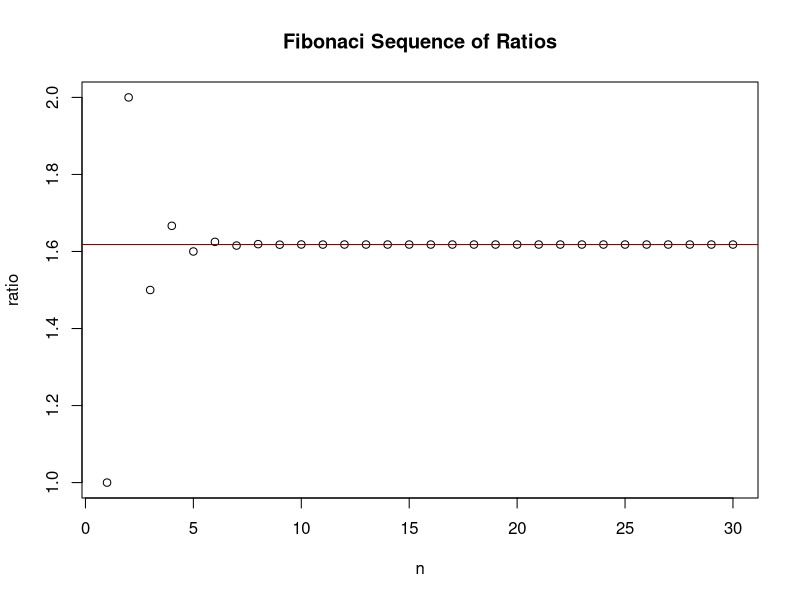
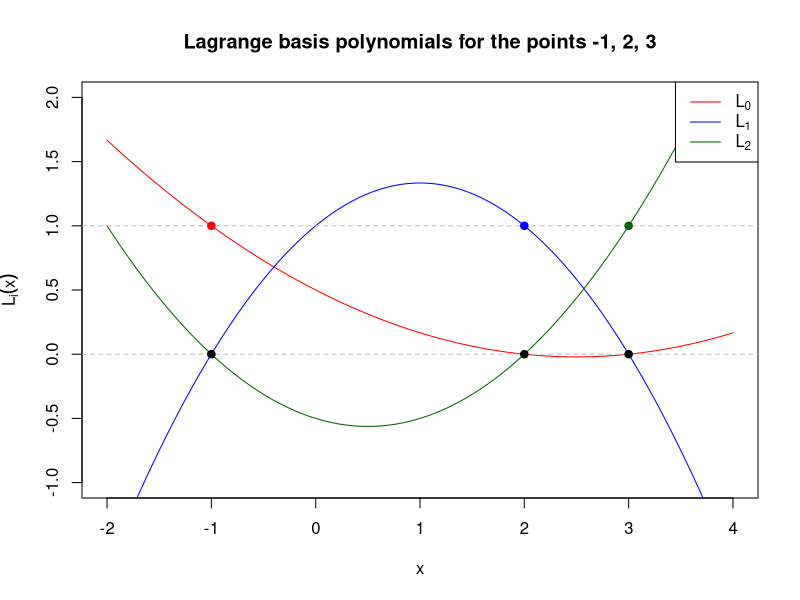
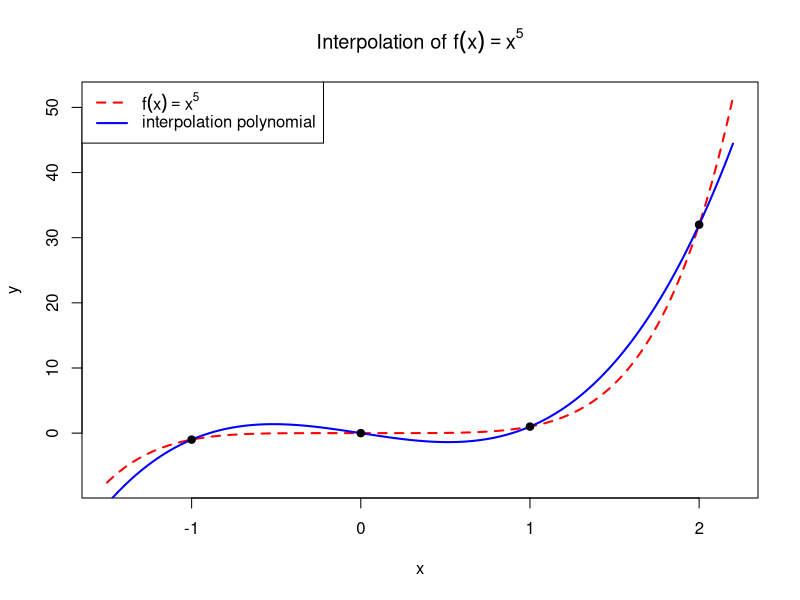
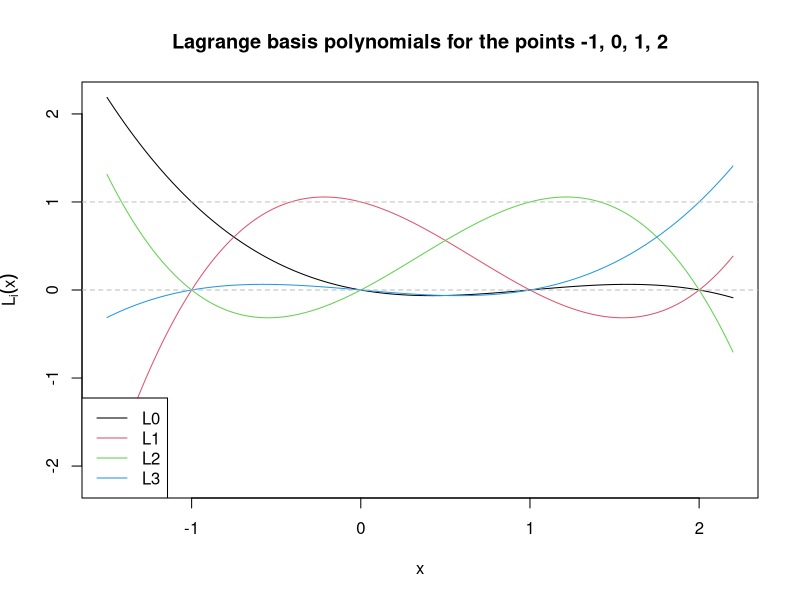

Reproduce these figures in R, in order.
## ---- chunk 1
count_chars_in_table_in <- function(x, table) {
  # split every element of x into its individual chars
  # strsplit returns a list: one vector of chars per element of x
  x_split <- strsplit(x, split = NULL)

  # empty vector for the results, one count per element of x
  counts <- integer(length(x))

  # go through the elements of x one by one
  for (i in seq_along(x_split)) {
    # chars of the i-th element
    chars <- x_split[[i]]
    # check which chars are in table; logical output
    chars_in_table <- chars %in% table
    # count the number of chars in table
    counts[i] <- sum(chars_in_table)
  }

  return(counts)
}

count_chars_in_table_in("Wien", letters[1:13])

count_chars_in_table_in(c("Wien", "Graz", "QFin"), letters[1:13])
## ---- chunk 2
count_chars_in_table_match <- function(x, table) {
  # split every element of x into its individual chars
  # strsplit returns a list: one vector of chars per element of x
  x_split <- strsplit(x, split = NULL)

  # empty vector for the results, one count per element of x
  counts <- integer(length(x))

  # go through the elements of x one by one
  for (i in seq_along(x_split)) {
    # chars of the i-th element
    chars <- x_split[[i]]
    # match gives the position in table, or 0 if not found; > 0 gives logicals
    chars_in_table <- match(chars, table, nomatch = 0) > 0
    # count the number of chars in table
    counts[i] <- sum(chars_in_table)
  }

  return(counts)
}

count_chars_in_table_match("Wien", letters[1:13])

count_chars_in_table_match(c("Wien", "Graz", "QFin"), letters[1:13])
## ---- chunk 3
# Define a function named count_uppercase that takes a character vector 'x' as input
count_uppercase <- function(x) {
  
  # Check if the input 'x' is actually a character vector
  # This is good practice to ensure the function works as expected
  if (!is.character(x)) {
    warning("Input 'x' is not a character vector. Coercing to character.")
    x <- as.character(x) # Coerce to character if it's not
  }
  
  # Use gregexpr to find all matches of uppercase letters (A-Z) in each element of x
  # The pattern "[A-Z]" regular expression matches any single uppercase English letter.
  # gregexpr returns a list of integer vectors indicating the starting positions of matches.
  # If no match is found, it returns -1.
  match_info <- gregexpr("[A-Z]", x)
  
  # The sapply function applies a function to each element of a list or vector and 
  # simplifies the result. Here we apply a custom function to each element of 'match_info'.
  counts <- sapply(match_info, function(match_vector) {
    
    # If the first element of match_vector is -1, it means no match was found.
    # The attribute "match.length" will also be -1 in this case.
    if (match_vector[1] == -1) {
      return(0) # Return 0 because there are no uppercase letters
    } else {
      # If matches were found, the length of the match_vector is the number of matches.
      return(length(match_vector)) 
    }
  })
  
  return(counts)
}

# --- Examples to test the function ---


count_uppercase(c("Hallo", "Toll", "Sehr GUT"))
## ---- chunk 4
strrev <- function(s) {
  chars <- strsplit(s, NULL) # list: one vector of single characters per string
  vapply(chars, function(ch) paste(rev(ch), collapse = ""), character(1))
}

strrev("ABC")
strrev(c("R", "QFin"))
strrev("") # the empty string stays empty
strrev(strrev("ABC")) # reversing twice gives the original
strrev("racecar") # a palindrome
strrev("naïve") # special characters work
## ---- chunk 5
count_words <- function(char_vec) {
  split_list <- strsplit(char_vec, "\\s+")#cut every element at white space
  #in every vector count the pieces which are not empty
  word_counts <- lapply(split_list, function(p) length(p[p != ""])) 
  unlist(word_counts) #list to normal vector
}

x <- c("Quantitative Finance", "  one   two  three ", " ", "", "Wien", "Computing")
count_words(x)

## ---- chunk 6
answer <- 0; for (j in 1:5) answer <- answer + j
answer
## ---- chunk 7
answer <- NULL; for (j in 1:5) answer <- c(answer, j)
answer
## ---- chunk 8
answer <- 0; for (j in 1:5) answer <- c(answer, j)
answer
## ---- chunk 9
answer <- 1; for (j in 1:5) answer <- answer * j
answer
## ---- chunk 10
answer <- 3
for (j in 1:15) answer <- c(answer, (7 * answer[j]) %% 31)
answer
## ---- chunk 11
cfrac <- function(seq) {
  if (length(seq) == 1) return(seq)          # base case - single integer

  # remove the first element and call the function on the remaining elements
  seq[1] + 1 / Recall(seq[-1])
}

pi_terms <- c(3, 7, 15, 1, 292, 1, 1, 1, 2, 1, 3, 1, 14, 2, 1, 1)

for (n in 1:length(pi_terms)) {
  approx <- cfrac(pi_terms[1:n])
  cat("n =", n - 1, "Approx = ", approx, "Error =", abs(approx-pi), "\n")
}
## ---- chunk 12
# Function to compute the rational representation (numerator and denominator) 
# of a continued fraction given as a vector of coefficients
continued_fraction <- function(a) {
  # Initialize the variables for the recurrence relation.
  # h represents numerators, k represents denominators.
  # We use numeric (double) instead of integer to avoid overflow for larger numbers.
  h_prev2 <- 0
  h_prev1 <- 1
  k_prev2 <- 1
  k_prev1 <- 0
  
  # Vectors to store the convergents (approximations) at each step
  numerators <- numeric(length(a))
  denominators <- numeric(length(a))
  
  # Iterate through the coefficients to calculate numerators and denominators
  for (i in seq_along(a)) {
    # Calculate current numerator and denominator using the recurrence formula:
    # h_i = a_i * h_{i-1} + h_{i-2}
    # k_i = a_i * k_{i-1} + k_{i-2}
    h_curr <- a[i] * h_prev1 + h_prev2
    k_curr <- a[i] * k_prev1 + k_prev2
    
    # Store the current numerator and denominator
    numerators[i] <- h_curr
    denominators[i] <- k_curr
    
    # Update previous values for the next iteration
    h_prev2 <- h_prev1
    h_prev1 <- h_curr
    k_prev2 <- k_prev1
    k_prev1 <- k_curr
  }
  
  # Return a data frame containing all intermediate rational approximations
  return(data.frame(
    term = a,
    numerator = numerators,
    denominator = denominators,
    approximation = numerators / denominators
  ))
}

# --- Testing the function with the continued fraction of Pi ---

# The sequence given in the task is (3, 7, 15, 1, 292)
pi_expansion <- c(3, 7, 15, 1, 292)

# Calculate the rational approximations
pi_approximations <- continued_fraction(pi_expansion)

# Print the resulting convergents
print(pi_approximations)
## ---- chunk 13
gcfrac <- function(a, b) {
  n <- length(b) # a has n + 1 entries: a_0, ..., a_n
  value <- a[n + 1] # innermost value a_n
  for (i in seq_len(n)) {
    # i = 1: a_(n-1) + b_n / a_n, i = 2: a_(n-2) + b_(n-1) / (...), ...
    value <- a[n + 1 - i] + b[n + 1 - i] / value
  }
  return(value)
}

# example: 1 + 4 / (2 + 5 / 3)
gcfrac(c(1, 2, 3), c(4, 5))
1 + 4 / (2 + 5 / 3)

# n = 0: only a_0 is left
gcfrac(5, numeric(0))

# sqrt(2) = 1 + 1/(2 + 1/(2 + ...))
gcfrac(c(1, rep(2, 30)), rep(1, 30))
sqrt(2)
## ---- chunk 14
tan_cf <- function(x, k) {
  a <- c(0, seq(1, by = 2, length.out = k)) # 0, 1, 3, ..., 2k - 1
  vapply(x, function(xi) gcfrac(a, c(xi, rep(-xi^2, k - 1))), numeric(1))
}

# x = pi / 4 and k = 5
print(tan_cf(pi / 4, 5), digits = 12)
tan(pi / 4)
abs(tan_cf(pi / 4, 5) - tan(pi / 4))

# check: the continued fraction with 5 terms written out by hand
x <- pi / 4
print(x / (1 - x^2 / (3 - x^2 / (5 - x^2 / (7 - x^2 / 9)))), digits = 12)
## ---- chunk 15
# how fast does the approximation converge? (x = pi / 4)
k <- 1:8
approximation <- vapply(k, function(k) tan_cf(pi / 4, k), numeric(1))
print(data.frame(k = k, approximation = approximation,
                 error = abs(approximation - 1)), digits = 12)
## ---- chunk 16
factorize <- function(n) {
  primes <- c() #empty vector for the prime factors
  d <- 2
  #go on while there is something to divide
  while (n > 1) {
    while (n %% d == 0) {   #divide by d as long as it fits and save d every time
      primes <- c(primes, d)
      n <- n / d
    }
    d <- d + 1
    if (d * d > n && n > 1) { #if d*d > n, then n itself is the last prime
      primes <- c(primes, n)
      break
    }
  }
  primes
}

factorize(120)

## ---- chunk 17
is_prime <- function(n) {
  if (n < 2) return(FALSE)
  if (n < 4) return(TRUE)   # 2 and 3
  for (k in 2:floor(sqrt(n))) {
    if (n %% k == 0) return(FALSE)
  }
  TRUE
}

sapply(1:10, is_prime)
## ---- chunk 18
twin_primes <- function(limit = 1000) {
  x <- 1:(limit - 3)
  is_twin <- sapply(x, is_prime) & sapply(x + 2, is_prime)
  lapply(x[is_twin], function(p) c(p, p + 2))
}

twins <- twin_primes()
length(twins)
head(twins, 5)
tail(twins, 3)
## ---- chunk 19
fibonacci <- function(n) {
  # hardcode the first 2 fibonacci numbers
  if(n == 0) return(0)
  if(n %in% c(1,2)) return(1)

  # use recursion to find the n-th fibonacci number
  return(Recall(n-1) + Recall(n-2))
}

fibonacci_seq <- sapply(2:31, fibonacci) / sapply(1:30, fibonacci)

golden_ratio  <- (1+sqrt(5))/2

# plot results
plot(1:30, fibonacci_seq,
     main = "Fibonaci Sequence of Ratios",
     xlab = "n", ylab = "ratio")
abline(h = golden_ratio, col = "darkred")
## ---- chunk 20
# Define a function to generate and count Fibonacci numbers up to a maximum value
count_fibonacci_up_to <- function(max_val) {
  
  # Initialize the sequence with the first two standard Fibonacci numbers
  # F_1 = 1, F_2 = 1
  fib_sequence <- c(1, 1)
  
  # Start an infinite loop that we will manually break when the limit is reached
  while (TRUE) {
    
    # Calculate the next Fibonacci number by summing the last two numbers in the sequence
    # length(fib_sequence) points to the very last element
    # length(fib_sequence) - 1 points to the second-to-last element
    current_length <- length(fib_sequence)
    next_fib <- fib_sequence[current_length] + fib_sequence[current_length - 1]
    
    # Check if the newly calculated number is strictly less than our maximum value
    if (next_fib < max_val) {
      # If it is smaller, append it to the end of our sequence vector
      fib_sequence <- c(fib_sequence, next_fib)
    } else {
      # If it is equal to or greater than the maximum, stop generating numbers
      break 
    }
  }
  
  # Calculate the number of distinct values
  # The unique() function removes duplicate entries (like the starting 1, 1)
  distinct_fibs <- unique(fib_sequence)
  
  # Return a list containing the total count, distinct count, and the sequence itself
  return(list(
    total_count = length(fib_sequence),
    distinct_count = length(distinct_fibs),
    sequence = fib_sequence
  ))
}

# --- Execute the function ---

# Set our upper limit to 1,000,000
threshold <- 1000000

# Call the function and store the result
result <- count_fibonacci_up_to(threshold)

# Print the results to the console using cat() for formatted text
cat("Total standard Fibonacci numbers (starting 1, 1) less than", threshold, "is:", result$total_count, "\n")
cat("Total DISTINCT positive Fibonacci numbers less than", threshold, "is:", result$distinct_count, "\n\n")

# Print the full generated sequence to verify
print("The generated sequence:")
print(result$sequence)
## ---- chunk 21
T_pq <- function(x, p, q) {
  c((p + q) * x[1] + q * x[2], q * x[1] + p * x[2])
}

# numerical check of the formulas for random p, q and x = (a, b)
set.seed(1)
p <- runif(1, -2, 2)
q <- runif(1, -2, 2)
x <- runif(2, -3, 3)

T_pq(T_pq(x, p, q), p, q) # apply T_pq twice
T_pq(x, p^2 + q^2, 2 * p * q + q^2) # apply T_p'q' once
all.equal(T_pq(T_pq(x, p, q), p, q), T_pq(x, p^2 + q^2, 2 * p * q + q^2))
## ---- chunk 22
T_power <- function(n, x, p, q) {
  if (n == 0) {
    return(x)
  } else if (n %% 2 == 0) {
    # T_pq^(2k) x = T_p'q'^k x
    return(T_power(n / 2, x, p^2 + q^2, 2 * p * q + q^2))
  } else {
    # T_pq^n x = T_pq(T_pq^(n-1) x)
    return(T_pq(T_power(n - 1, x, p, q), p, q))
  }
}

T_power(10, c(1, 0), 0, 1)
## ---- chunk 23
fib <- function(n) {
  T_power(n, c(1, 0), 0, 1)[2]
}

vapply(0:15, fib, numeric(1))

# comparison with the simple loop which needs n steps
fib_loop <- function(n) {
  if (n == 0) return(0)
  a <- 0
  b <- 1
  for (i in seq_len(n - 1)) {
    t <- a + b
    a <- b
    b <- t
  }
  return(b)
}
all(vapply(0:70, fib, numeric(1)) == vapply(0:70, fib_loop, numeric(1)))

format(fib(50), scientific = FALSE)
format(fib(78), scientific = FALSE) # largest Fibonacci number a double stores exactly
format(fib(79), scientific = FALSE) # the exact value is 14472334024676221
fib(1476)
fib(1477) # larger than the largest double
## ---- chunk 24
# number of recursive calls of T_power for a given n (same case distinction)
steps <- function(n) {
  if (n == 0) {
    return(0)
  } else if (n %% 2 == 0) {
    return(1 + steps(n / 2))
  } else {
    return(1 + steps(n - 1))
  }
}

n <- c(10, 100, 1000, 10^6, 10^9, 10^12)
data.frame(n = n, steps = vapply(n, steps, numeric(1)), log2_n = log2(n))
## ---- chunk 25
all_pairs <- function(n) {
  pairs <- matrix(integer(0), ncol = 2)  #empty matrix with 2 columns
  for (i in seq_len(n - 1)) {   #i goes from 1 to n-1 (no steps for n = 1)
    for (j in (i + 1):n) {  #j goes from i+1 to n, so always i < j
      pairs <- rbind(pairs, c(i, j))
    }
  }
  colnames(pairs) <- c("i", "j")
  pairs
}

all_pairs(4)
cat("Number of pairs:", nrow(all_pairs(4)), "\n")

all_pairs(1)
## ---- chunk 26
k_tuples <- function(n, k) {
  if (n < 1 || k < 1) stop("n and k have to be positive integers")
  if (k > n) stop("k can't be bigger than n: there are no such tuples")

  if (k == n) return(matrix(1:n, nrow = 1))   # only (1, ..., n)
  if (k == 1) return(matrix(1:n, ncol = 1))   # (1), (2), ..., (n)

  with_n    <- cbind(k_tuples(n - 1, k - 1), n)   # n is always the last entry
  without_n <- k_tuples(n - 1, k)

  result <- rbind(with_n, without_n)
  colnames(result) <- NULL
  result
}

k_tuples(5, 3)
k_tuples(4, 1)
k_tuples(3, 3)
try(k_tuples(3, 5))
## ---- chunk 27
josephus_verbose <- function(n) {

  circle <- seq_len(n) # sequence of the solders
  k <- 1               # the first solder kills first
  round <- 1           # counter

  cat("start:", paste(circle, collapse = " "), "\n\n")

  while (length(circle) > 1) {
    m <- length(circle) # how many are alive at beginning of round
    v <- k %% m + 1     # position of the killed solder (1 after the killer)

    killer <- circle[k]   # position of the killer
    victim <- circle[v]   # position of the killed solder

    circle <- circle[-v]  # remove the dead solder
    k <- if (v <= m - 1) v else 1 # update the index to the next killer,
    # if the killed solder was not the last one, the killer is the new one
    # at his position

    cat("round", round, ": soldier", killer, "kills soldier", victim, "\n")
    cat("    alive:", paste(circle, collapse = " "), "\n")
    cat("    the killer is now soldier", circle[k], "\n\n")

    round <- round + 1 # update counter
  }

  cat("survivor: soldier", circle, "\n")
  invisible(circle)
}

josephus_verbose(7)

## ---- chunk 28
josephus_recursive <- function(n) {
  if (n == 1) return(1)
  if (n %% 2 == 0) 2 * josephus_recursive(n %/% 2) - 1
  else             2 * josephus_recursive(n %/% 2) + 1
}
josephus_recursive(7)
## ---- chunk 29
data.frame(W = sapply(1:16, josephus_recursive))
## ---- chunk 30
josephus_explicit <- function(n) {
  p <- 1

  # we look for the largest power of 2 that does not lead to exceeding n
  while (p * 2 <= n) p <- p * 2
  2 * (n - p) + 1                 # l = n - p
}
## ---- chunk 31
# Define the function 'directpoly' that takes 'x' (a scalar or vector) 
# and 'a' (a vector of polynomial coefficients)
directpoly <- function(x, a) {
  
  # Initialize a result vector with zeros, having the same length as 'x'.
  # This ensures that if 'x' is a vector, the output will be a vector of the same size.
  result <- numeric(length(x))
  
  # Loop through each coefficient in the vector 'a'
  # seq_along(a) generates a sequence from 1 to the length of 'a'
  for (i in seq_along(a)) {
    
    # In the given polynomial formula, the coefficient a[i] is multiplied 
    # by x raised to the power of (i - 1).
    # For example, a[1] is multiplied by x^0 (which is 1, the constant term), 
    # a[2] is multiplied by x^1 (which is x), and so on.
    power <- i - 1
    
    # Add the current term's evaluated value to the accumulated result.
    # This operation is vectorized in R, meaning it works element-wise 
    # for every value in 'x' simultaneously.
    result <- result + a[i] * (x^power)
  }
  
  # Return the final evaluated polynomial values
  return(result)
}

# --- Examples to test the function ---

# Define a vector of coefficients: a_1 = 2, a_2 = -3, a_3 = 1
# This represents the polynomial: p(x) = 1*x^2 - 3*x + 2
coefficients <- c(2, -3, 1)

# Test with a single scalar value for x
x_scalar <- 3
# p(3) = 1*(3^2) - 3*(3) + 2 = 9 - 9 + 2 = 2
cat("Evaluating at x =", x_scalar, "-> Result:", directpoly(x_scalar, coefficients), "\n")

# Testing with a vector of values for x (as specifically requested in the prompt)
x_vector <- c(0, 1, 2, 3, 4)
# p(0) = 2
# p(1) = 1 - 3 + 2 = 0
# p(2) = 4 - 6 + 2 = 0
# p(3) = 2
# p(4) = 16 - 12 + 2 = 6
cat("Evaluating at x =", paste(x_vector, collapse=", "), "-> Result:\n")
print(directpoly(x_vector, coefficients))
## ---- chunk 32
hornerpoly <- function(x, a) {
  n <- length(a)
  v <- rep(a[n], length(x)) # (a) v_n = a_n for every x
  for (i in rev(seq_len(n - 1))) { # (b) i = n - 1,..., 1
    v <- v * x + a[i]
  }
  return(v) # (c) v_1
}

# example: p(x) = 2x^2 + 17x - 3, i.e. a = (-3, 17, 2), at x = 2
hornerpoly(2, c(-3, 17, 2))
2 * 2^2 + 17 * 2 - 3
## ---- chunk 33
a <- c(1, -2, 2, 3, 4, 6, 7) # p(x) = 1 - 2x + 2x^2 + 3x^3 + 4x^4 + 6x^5 + 7x^6
x <- seq(-2, 2, by = 0.5)

hornerpoly(x, a)
all.equal(hornerpoly(x, a), directpoly(x, a))

# many random x: relative differences are at the level of rounding errors
x <- runif(1000, -3, 3)
max(abs(hornerpoly(x, a) - directpoly(x, a)) / pmax(1, abs(directpoly(x, a))))

# special cases
hornerpoly(numeric(0), a)    # no x gives no values
hornerpoly(3, 5)             # constant polynomial p(x) = 5
hornerpoly(c(1, 2, 3), 5)    # one value for every x
## ---- chunk 34
x <- seq(-10, 10, length.out = 5000000)

#a
a <- c(1, -2, 2, 3, 4, 6, 7)
t_direct <- system.time(d1 <- directpoly(x, a))
t_horner <- system.time(h1 <- hornerpoly(x, a))
cat("(a) direct:", t_direct["elapsed"], "sec, horner:", t_horner["elapsed"], "sec \n")
cat("same results:", all.equal(d1, h1), "\n")

#b p(x) = 2x^2 + 17x - 3
b <- c(-3, 17, 2)
t_direct2 <- system.time(d2 <- directpoly(x, b))
t_horner2 <- system.time(h2 <- hornerpoly(x, b))
cat("(b) direct:", t_direct2["elapsed"], "sec, horner:", t_horner2["elapsed"], "sec \n")
cat("same results:", all.equal(d2, h2), "\n")
## ---- chunk 35
lagrange_basis <- function(i, x_points, x) {
  result <- 1
  for (j in seq_along(x_points)) {
    if (j != i) {
      result <- result * (x - x_points[j]) / (x_points[i] - x_points[j])
    }
  }
  result
}
## ---- chunk 36
x_points_a <- c(-1, 2, 3)
x_vals <- seq(-2, 4, length.out = 1000)   # many points so the curves look smooth
cols <- c("red", "blue", "darkgreen")

plot(x_vals, lagrange_basis(1, x_points_a, x_vals), type = "l", col = cols[1],
     ylim = c(-1, 2), xlab = "x", ylab = expression(L[i](x)),
     main = "Lagrange basis polynomials for the points -1, 2, 3")
lines(x_vals, lagrange_basis(2, x_points_a, x_vals), col = cols[2])
lines(x_vals, lagrange_basis(3, x_points_a, x_vals), col = cols[3])
abline(h = c(0, 1), lty = 2, col = "gray")
points(x_points_a, rep(1, 3), pch = 19, col = cols)   # L_i(x_i) = 1
points(x_points_a, rep(0, 3), pch = 19)               # L_i(x_j) = 0
legend("topright", legend = c(expression(L[0]), expression(L[1]), expression(L[2])),
       col = cols, lty = 1)
## ---- chunk 37
f <- function(x) x^5
x_points <- c(-1, 0, 1, 2)
y_points <- f(x_points)

interpolation <- function(x) {
  terms <- sapply(seq_along(x_points),
                  function(i) y_points[i] * lagrange_basis(i, x_points, x))
  rowSums(matrix(terms, nrow = length(x)))   # sum of f(x_i) * L_i(x)
}

x <- seq(-1.5, 2.2, length.out = 400)

plot(x, f(x), type = "l", lwd = 2, col = "red", lty = 2,
     xlab = "x", ylab = "y", main = expression("Interpolation of " * f(x) == x^5))
lines(x, interpolation(x), lwd = 2, col = "blue")
points(x_points, y_points, pch = 19)
legend("topleft", legend = c(expression(f(x) == x^5), "interpolation polynomial"),
       col = c("red", "blue"), lty = c(2, 1), lwd = 2)
## ---- chunk 38
# the four basis polynomials for the points -1, 0, 1, 2
matplot(x, sapply(1:4, function(i) lagrange_basis(i, x_points, x)),
        type = "l", lty = 1, col = 1:4, xlab = "x", ylab = expression(L[i](x)),
        main = "Lagrange basis polynomials for the points -1, 0, 1, 2")
abline(h = c(0, 1), lty = 2, col = "gray")
legend("bottomleft", legend = paste0("L", 0:3), col = 1:4, lty = 1)
## ---- chunk 39
max(abs(interpolation(x) - (5 * x^3 - 4 * x)))
## ---- chunk 40
count <- function(pat, str) {
  # find the first appearance of pat in str (fixed = T treats pat
  # as plain text and not reg expr)
  m <- regexpr(pat, str, fixed = TRUE) # start position of pat in str

  # if pat not in str, position is -1 (base case)
  if (m == -1) {
    # nothing left to count, return 0 to stop recursion
    return(0)
  }
  # leave only the part of str after the match (m is where the match
  # starts, attr(m, "match.length") is how long it is)
  # substring(str, start) returns everything from that position to the end
  rest <- substring(str, m + attr(m, "match.length"))

  # count the match just found and recursive call
  1 + count(pat, rest)
}

count("ab", "abab cd cdab")
## ---- chunk 41
# Define a recursive function to generate 0/1 incidence strings
# n = total number of objects, k = number of objects to select ("1"s)
generate_combinations <- function(n, k) {
  
  # --- Base Cases (Stopping conditions for the recursion) ---
  
  # Base Case 1: We need to select 0 objects (k = 0).
  # The only way to do this is a string of n zeros.
  # rep("0", n) creates a vector like c("0", "0", "0")
  # paste(..., collapse = "") joins them into a single string "000"
  if (k == 0) {
    return(paste(rep("0", n), collapse = ""))
  }
  
  # Base Case 2: We need to select all remaining objects (k = n).
  # The only way to do this is a string of n ones.
  if (k == n) {
    return(paste(rep("1", n), collapse = ""))
  }
  
  # --- Recursive Step (Branching logic) ---
  
  # Scenario A: The FIRST object IS included in the combination.
  # This means the string starts with "1".
  # Since we just used one "1", we now need to find (k - 1) more "1"s 
  # out of the remaining (n - 1) available positions.
  strings_with_1 <- generate_combinations(n - 1, k - 1)
  
  # Prepend the "1" to all the combinations generated by this branch
  strings_with_1 <- paste0("1", strings_with_1)
  
  # Scenario B: The FIRST object is NOT included.
  # This means the string starts with "0".
  # Since we haven't used any "1"s yet, we still need to find all k "1"s,
  # but we only have (n - 1) positions left to put them in.
  strings_with_0 <- generate_combinations(n - 1, k)
  
  # Prepend the "0" to all the combinations generated by this branch
  strings_with_0 <- paste0("0", strings_with_0)
  
  # --- Combine and Return ---
  # Merge the results from both scenarios into a single vector
  return(c(strings_with_1, strings_with_0))
}

# --- Examples to test the function ---

# Test Case from the image: n = 3, k = 2
n_val <- 3
k_val <- 2
cat("Combinations for n =", n_val, "and k =", k_val, ":\n")
print(generate_combinations(n_val, k_val))

# Larger Test Case: n = 5, k = 3
# Choosing 3 items out of 5 yields 10 possible combinations (5 over 3)
cat("\nCombinations for n = 5 and k = 3:\n")
print(generate_combinations(5, 3))
## ---- chunk 42
octal <- function(n) {
  if (n < 8) {
    return(n) # a single digit (also for n = 0)
  } else {
    return(c(octal(n %/% 8), n %% 8)) # digits of n %/% 8, then the last digit
  }
}

octal(0)
octal(7)
octal(8)
octal(64)
octal(511)
octal(512)
octal(2026)
